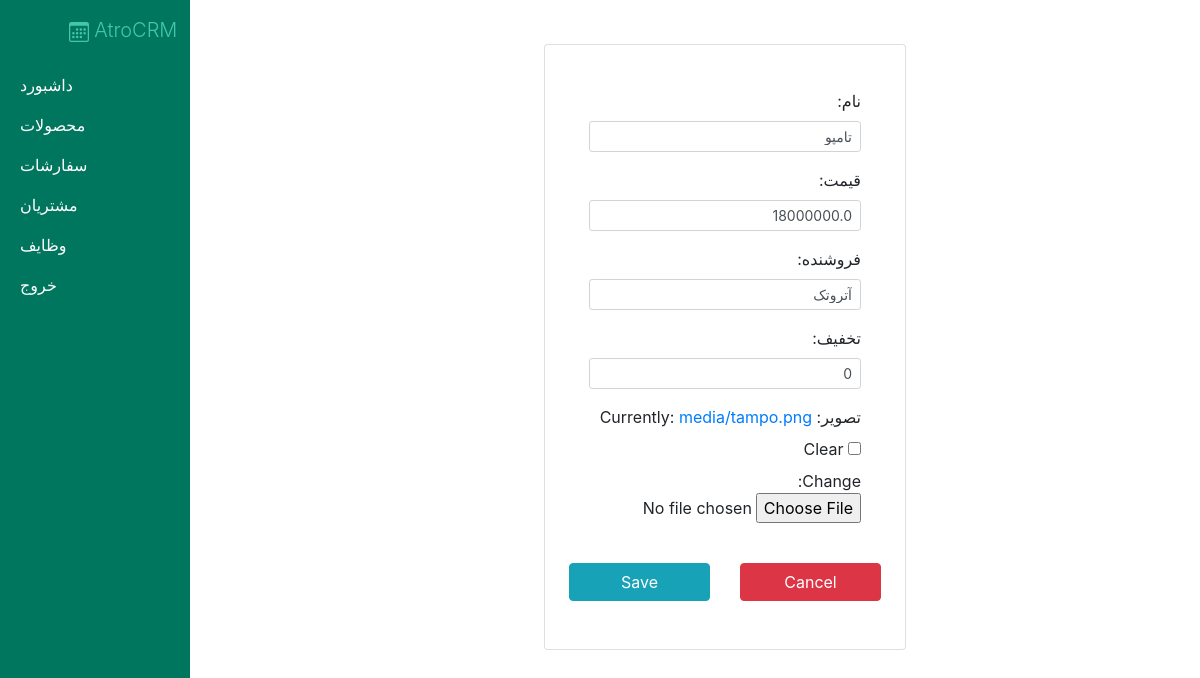
Page /update_product/1/ (signed in) on the earlier database version.
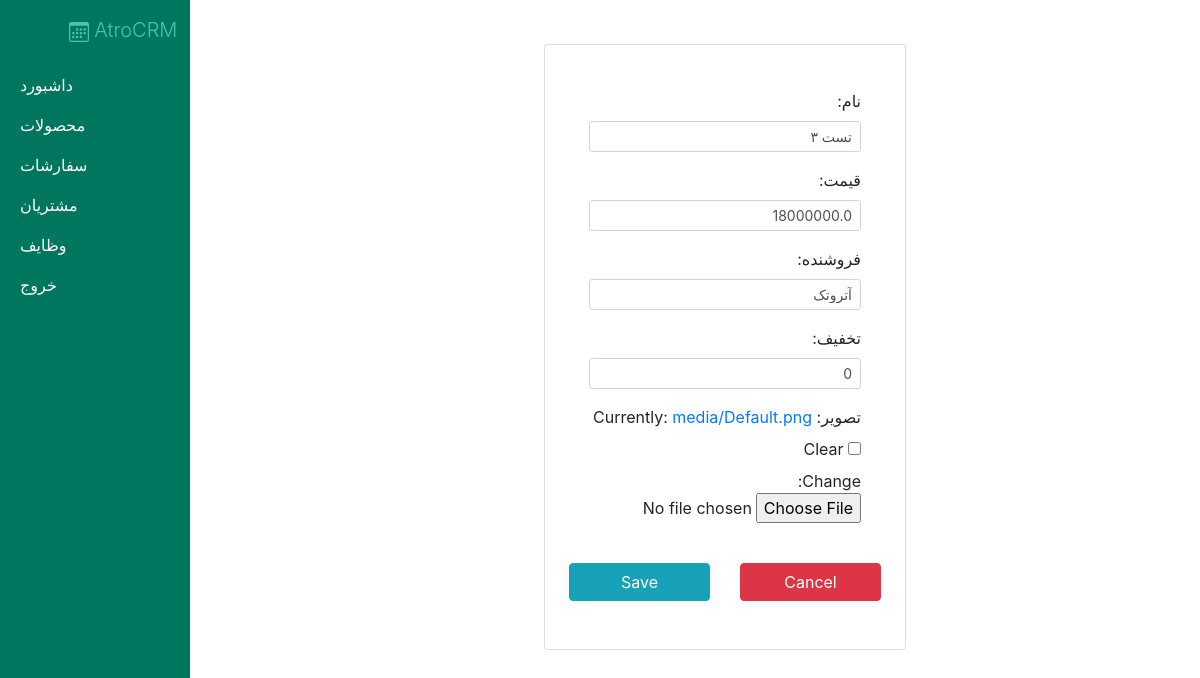
Same page on the later database version.
### crm/models.py (models this page shows, shortened)
class Product(models.Model):
    name = models.CharField(max_length=200, null=True,verbose_name = "نام")
    cost = models.FloatField(null=True,verbose_name = "قیمت")
    vendor = models.CharField(max_length=200, null=True,verbose_name = "فروشنده")
    discount = models.IntegerField(default=0,verbose_name = "تخفیف")
    image = models.ImageField(upload_to='media', default='media/Default.png', null=True, blank=True, verbose_name = "تصویر")

### crm/views.py (the view)
# urls.py: path('update_product/<str:pk>/', views.update_product, name="update_product"),
@login_required
def update_product(request, pk):
    product = Product.objects.get(id=pk)
    form = ProductForm(instance=product)
    if request.method == 'POST':
        form = ProductForm(request.POST,instance=product)
        if form.is_valid():
            form.save()
            return redirect('/products')
    context = {'form': form}
    return render(request,'crm/form_page.html',context)

### crm/forms.py
class ProductForm(forms.ModelForm):
    class Meta:
        model = Product
        fields = '__all__'
        widgets={
                   "name":forms.TextInput(attrs={'class': "form-control form-control-sm"}),
                   "product":forms.TextInput(attrs={'class': "form-control form-control-sm"}),
                   "vendor":forms.TextInput(attrs={'class': "form-control form-control-sm"}),
                   "discount":forms.TextInput(attrs={'class': "form-control form-control-sm"}),
                   "cost":forms.TextInput(attrs={'class': "form-control form-control-sm"}),
                }

### crm/templates/crm/form_page.html (shortened to what this page needs)
{% extends 'crm/main.html' %}
{% block content %}
<div class="container w-50 mt-4" dir="rtl" align="right">
  <form action="" method="POST">
    <div class="card p-4 m-4">
      <div class="card-body">
        {{form.as_p}}
      </div>
      <div class="row">
        <div class="col">
          <button onclick="window.history.back();" class="btn btn-danger w-100 mt-1 mb-4">Cancel</button>
        </div>
        <div class="col">
          <button type="submit" name="Submit" value="Submit" class="btn btn-info w-100 mt-1 mb-4">Save</button>
        </div>
      </div>
    </div>
  </form>
</div>
{% endblock content %}

Differences in the rows shown:
changed Product "آتروتک": name "تامپو" → "تست ۳"
Other differences:
text no longer shown: "نام: قیمت: فروشنده: تخفیف: تصویر: Currently: media/tampo.png Clear Change:"
text now shown: "نام: قیمت: فروشنده: تخفیف: تصویر: Currently: media/Default.png Clear Change:"
